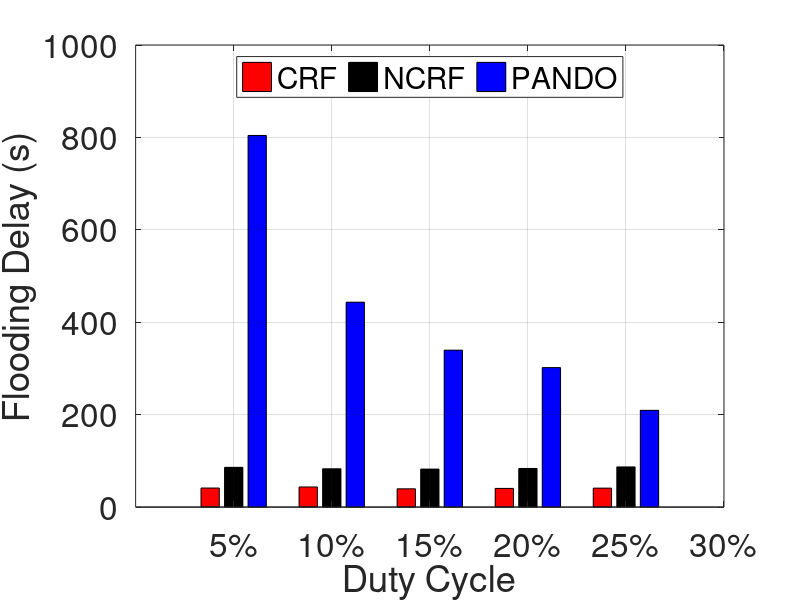

Source code (MATLAB):
close all;
clear;
clc;

   eva = cell2mat(struct2cell(load('eva_delay_dutycycle_large.mat')));
   fig = figure('Position',[0 250 800 350]); 
   h = bar(eva(1:end-1,1)',eva(1:end-1,2:4));
   set(h(1),'FaceColor','red');
   set(h(2),'FaceColor','black');
   set(h(3),'FaceColor','blue');
   
   ylabel('Flooding Delay (s)');
   xlabel('Duty Cycle');
%    xticks([0.01 0.02 0.03 0.04 0.05 0.06 0.07 0.08 0.09 0.1]);
%    xticklabels({'1%','2%','3%','4%','5%','6%','7%','8%','9%','10%'});

   xticks([0.05 0.10 0.15 0.20 0.25 0.30]);
   xticklabels({'5%','10%','15%','20%','25%','30%'});
   
   legend('CRF','NCRF', 'PANDO', 'Location','north','Orientation','horizontal');
   set(gca,'FontSize',24);
%    set(gca, 'YScale', 'log');
   grid on;
%     print -deps FDDutyCycle
   saveas(gca, 'FDDutyCycle.eps','epsc');
